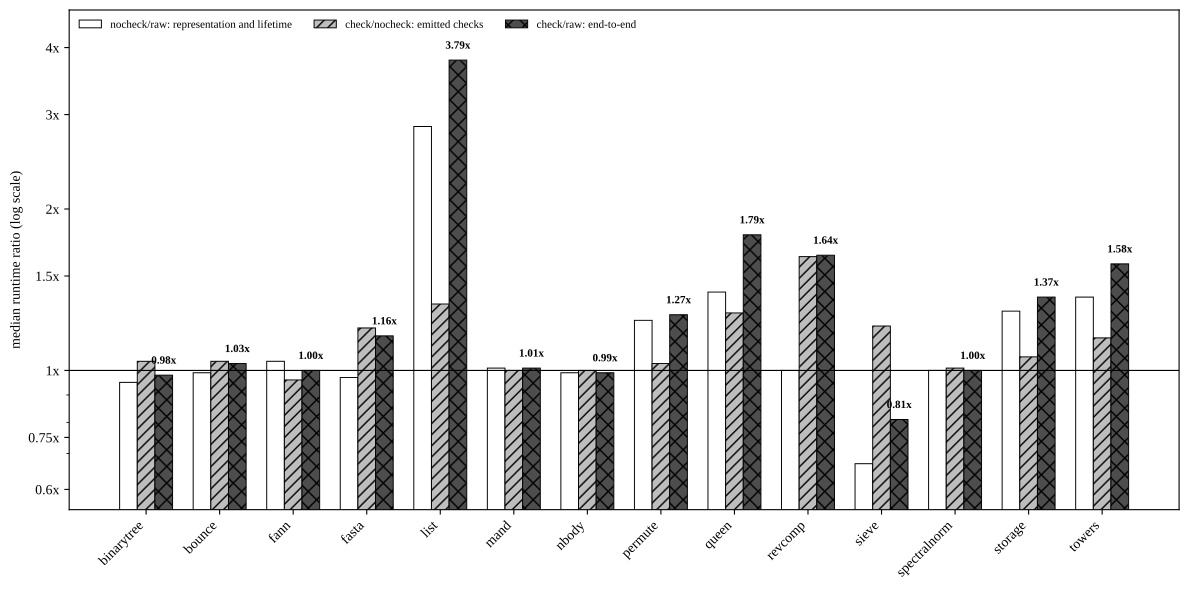

Recreate this plot in Python.
#!/usr/bin/env python3
"""fig1_cost_decomposition.py — Three-state cost decomposition grouped bar chart

Output: paper/figures/fig1_cost_decomposition.pdf (or argv[1])

Data source: paper/data/performance.csv (frozen snapshot of docs/performance.csv)
Columns: representation cost = ②/① (nocheck / raw), check cost = ③/② (check /
nocheck), total cost = ③/① (check / raw). Total is multiplicative:
③/① = ②/① × ③/②. The grouped layout keeps all three reported ratios explicit.

Methodology: three-state adjacent-session protocol (assessment.md §1.4), per-benchmark
ratios; authoritative numbers from data/performance.csv.

Run: python3 paper/figures/fig1_cost_decomposition.py
Dependency: matplotlib (optional; if missing, prints a data summary and exits)
"""
from __future__ import annotations

import csv
import io
import math
import os
import sys

from plot_style import apply_paper_style

HERE = os.path.dirname(os.path.abspath(__file__))
CSV_PATH = os.path.join(HERE, "..", "data", "performance.csv")
OUT_PATH = sys.argv[1] if len(sys.argv) > 1 else os.path.join(HERE, "fig1_cost_decomposition.pdf")


def load_rows(path: str) -> list[dict[str, str]]:
    """Load CSV rows, skipping '#'-prefixed comment lines (they break DictReader)."""
    with open(path, encoding="utf-8") as f:
        clean = "".join(line for line in f if not line.lstrip().startswith("#"))
    return list(csv.DictReader(io.StringIO(clean)))


def main() -> int:
    rows = load_rows(CSV_PATH)
    assert len(rows) == 14, f"期望 14 基准, 实际 {len(rows)}"

    names = [r["基准"] for r in rows]
    rep = [float(r["表示成本倍率(②/①)"]) for r in rows]
    chk = [float(r["检查成本倍率(③/②)"]) for r in rows]
    total = [float(r["总成本倍率(③/①)"]) for r in rows]
    try:
        import matplotlib

        matplotlib.use("Agg")
        apply_paper_style(matplotlib)
        import matplotlib.pyplot as plt
    except ImportError:  # matplotlib optional
        print("matplotlib not installed; printing data summary (figure not generated)")
        print("install: pip install matplotlib")
        print(f"{'bench':<14}{'rep 02/01':>10}{'chk 03/02':>10}{'total 03/01':>11}")
        for n, a, b, c in zip(names, rep, chk, total):
            print(f"{n:<14}{a:>10.2f}{b:>10.2f}{c:>11.2f}")
        return 1

    fig, ax = plt.subplots(figsize=(12, 6))

    x = list(range(len(names)))

    colors_rep = "#ffffff"
    colors_chk = "#bdbdbd"
    colors_total = "#4d4d4d"

    width = .24
    ax.bar([i-width for i in x], rep, width=width, color=colors_rep,
           edgecolor="black", linewidth=0.7,
           label="nocheck/raw: representation and lifetime")
    ax.bar(x, chk, width=width, color=colors_chk,
           edgecolor="black", linewidth=0.7, hatch="///",
           label="check/nocheck: emitted checks")
    ax.bar([i+width for i in x], total, width=width, color=colors_total,
           edgecolor="black", linewidth=0.7, hatch="xx",
           label="check/raw: end-to-end")
    for i in range(len(names)):
        ax.text(i+width, total[i] * 1.04, f"{total[i]:.2f}x",
                ha="center", va="bottom", fontsize=8,
                color="black", fontweight="bold")

    ax.set_xticks(x)
    ax.set_xticklabels(names, rotation=45, ha="right")
    ax.set_ylabel("median runtime ratio (log scale)")

    ax.set_yscale("log")
    ax.set_ylim(.55, 4.7)
    ticks = [.6, .75, 1.0, 1.5, 2.0, 3.0, 4.0]
    ax.set_yticks(ticks)
    ax.set_yticklabels([f"{t:g}x" for t in ticks])
    ax.axhline(1, color="black", linewidth=0.8)
    ax.legend(loc="upper left", fontsize=8, ncol=3, frameon=False)

    fig.tight_layout()
    fig.savefig(OUT_PATH, bbox_inches="tight")
    print(f"OK: {OUT_PATH} generated ({len(names)} benchmarks)")
    return 0


if __name__ == "__main__":
    sys.exit(main())
